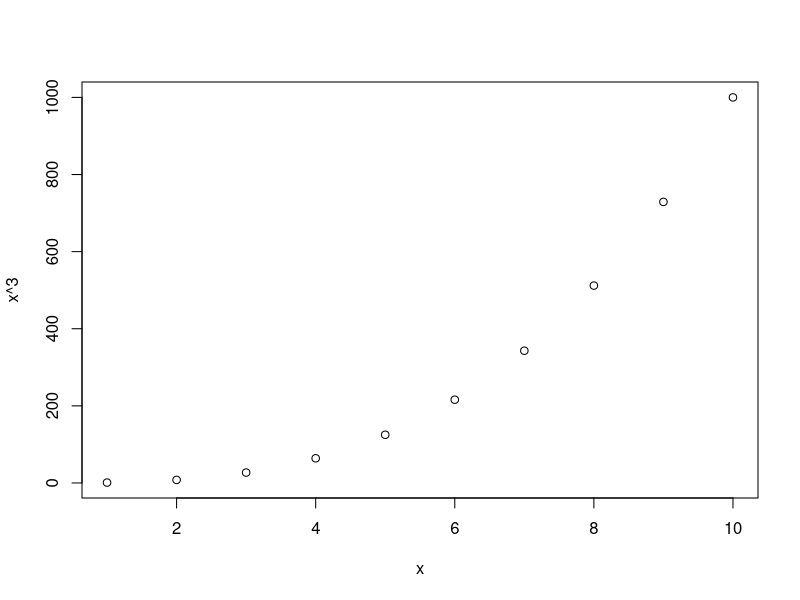

The R script that drew this image: (Note: this script raises an error after producing the figure.)
## ---- chunk 1
Power2= function(x = 3, a =7) {

x ^ a

}

Power2()
Power2(5,8)
## ---- chunk 2
Power3= function(x = 3, a = 7) {

return(x ^ a)

}

ans = Power3()

ans
## ---- chunk 3
x <- 1:10
y <- Power3(x, a = 3)

x
y

plot(x = x, 
y = y,
xlab = "x",
ylab = "x^3")

plot(x = x, 
y = y,
xlab = "x",
ylab = "x^3",
type = "1")
